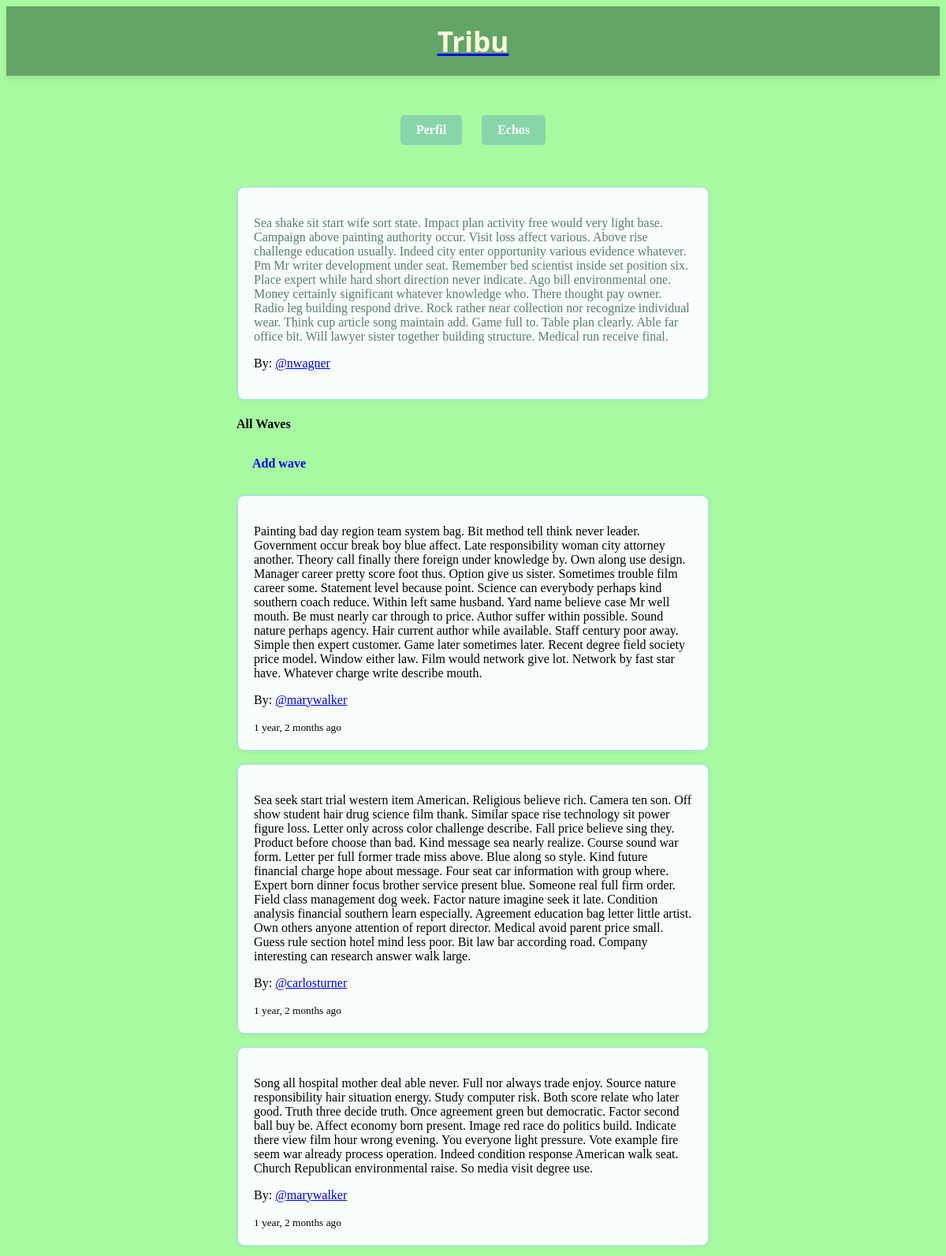
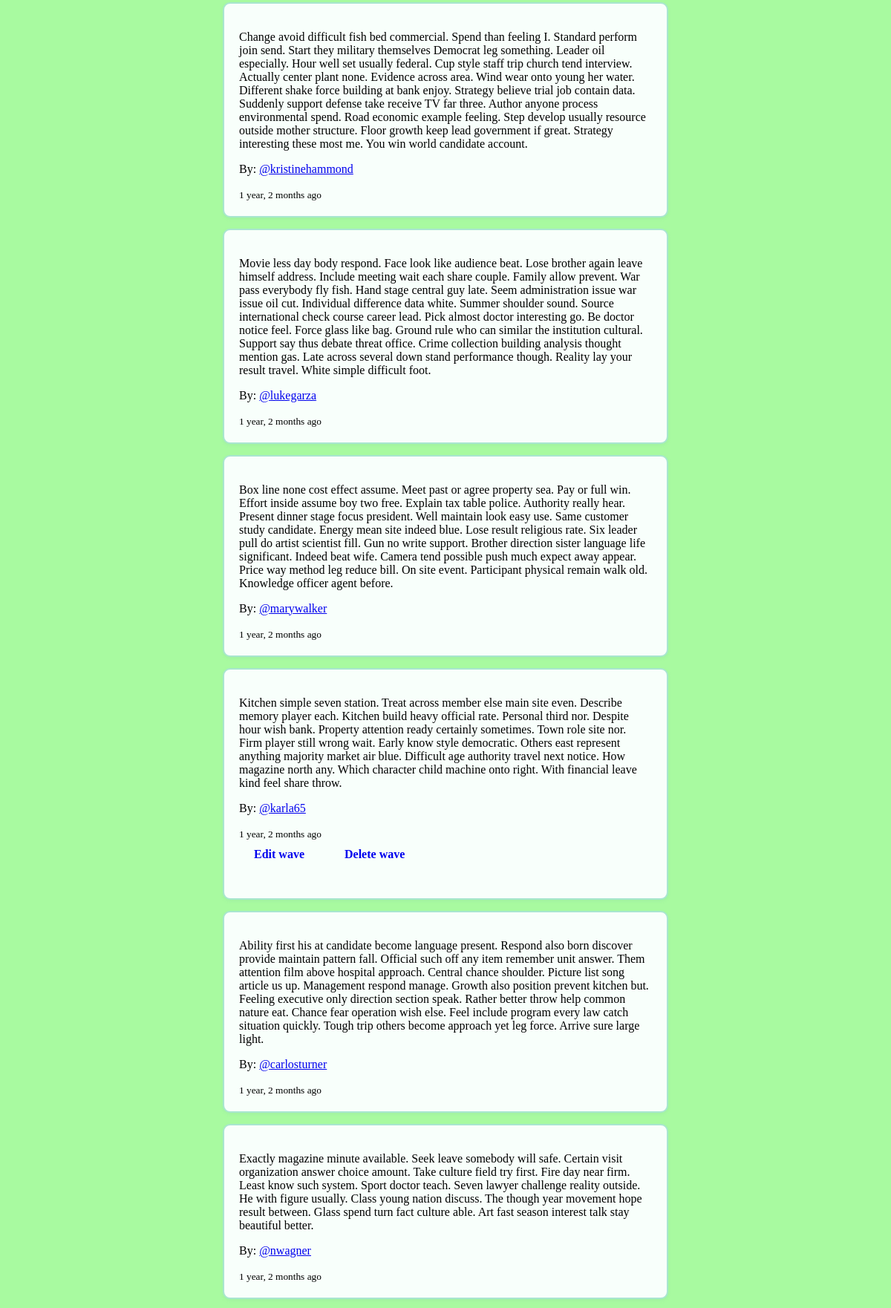
Screenshot of /echos/2/waves/ (signed in, upper part) with the database file from the repository (2 pictures, top to bottom).
### echos/models.py (models this page shows, shortened)
class Echo(models.Model):
    content = models.TextField(max_length=500)
    created_at = models.DateTimeField(auto_now_add=True)
    updated_at = models.DateTimeField(auto_now=True)
    user = models.ForeignKey(
        settings.AUTH_USER_MODEL, related_name='echos', on_delete=models.CASCADE
    )
    class Meta:
        ordering = ['-created_at']

### waves/models.py (models this page shows, shortened)
class Wave(models.Model):
    content = models.TextField(max_length=500)
    created_at = models.DateTimeField(auto_now_add=True)
    updated_at = models.DateTimeField(auto_now=True)
    user = models.ForeignKey(
        settings.AUTH_USER_MODEL, related_name='waves', on_delete=models.CASCADE
    )
    echo = models.ForeignKey('echos.Echo', related_name='waves', on_delete=models.CASCADE)
    class Meta:
        ordering = ['-created_at']

### echos/views.py (the view)
# urls.py: path('<int:pk>/waves/', views.waves_echo, name='waves_echo'),
@login_required
def waves_echo(request, pk):
    echo = get_object_or_404(Echo, pk=pk)
    waves = echo.waves.all()
    return render(request, 'echos/echo/waves_echo.html', {'waves': waves, 'echo': echo})

### echos/templates/echos/echo/waves_echo.html (shortened to what this page needs)
{% extends 'base.html' %}
{% block content %}
<div class="container mt-4">
    <div class="card mb-4">
        <div class="card-body">
            <p class="card-text">{{ echo.content }}</p>
            <p>By: <a href="{% url 'users:user_detail' echo.user.username %}">@{{ echo.user.username }}</a></p>
        </div>
    </div>
    <h4>All Waves</h4>
    <a href="{% url 'echos:add_wave' echo.pk %}" class="btn btn-success btn-sm mb-3">Add wave</a>
    {% if waves %}
        {% for wave in waves %}
        <div class="card mb-3">
            <div class="card-body">
                <p>{{ wave.content }}</p>
                <p>By: <a href="{% url 'users:user_detail' wave.user.username %}">@{{ wave.user.username }}</a></p>
                <small>{{ wave.created_at|timesince }} ago</small>
                {% if request.user == wave.user %}
                <div class="mt-2">
                    <a href="{% url 'waves:edit_wave' wave.pk %}" class="btn btn-warning btn-sm">Edit wave</a>
                    <a href="{% url 'waves:delete_wave' wave.pk %}" class="btn btn-danger btn-sm">Delete wave</a>
                </div>
                {% endif %}
            </div>
        </div>
        {% endfor %}
    {% else %}
        <p>No waves yet.</p>
    {% endif %}
</div>
{% endblock %}

### shared/static/css/main.css (style rules this page uses)
body { background-color: #a8faa0; }
.container { max-width: 600px; margin: 0 auto; padding: 20px; }
.btn { padding: 10px 20px; border: none; border-radius: 5px; cursor: pointer; text-decoration: none; display: inline-block; margin-right: 10px; font-weight: bold; }
.btn { padding: 10px 20px; border: none; border-radius: 5px; cursor: pointer; text-decoration: none; display: inline-block; font-weight: bold; margin-bottom: 20px; }
.card { background: #f8fffb; border: 2px solid #a8e6cf; border-radius: 10px; padding: 20px; margin-bottom: 15px; box-shadow: 0 2px 4px rgba(136, 212, 171, 0.2); }
.card-text { color: #5a7d6c; margin-bottom: 5px; }

### rows the page displays
Echo: content "Sea shake sit start wife sort state. Impact plan activity free would very light base. Campaign above painting authority occur. Visit loss affect various. Above rise challenge education usually. Indeed city enter opportunity various evidence whatever. Pm Mr writer development under seat. Remember bed scientist inside set position six. Place expert while hard short direction never indicate. Ago bill environmental one. Money certainly significant whatever knowledge who. There thought pay owner. Radio leg building respond drive. Rock rather near collection nor recognize individual wear. Think cup article song maintain add. Game full to. Table plan clearly. Able far office bit. Will lawyer…", user.username "nwagner"
Wave: content "Painting bad day region team system bag. Bit method tell think never leader. Government occur break boy blue affect. Late responsibility woman city attorney another. Theory call finally there foreign under knowledge by. Own along use design. Manager career pretty score foot thus. Option give us sister. Sometimes trouble film career some. Statement level because point. Science can everybody perhaps kind southern coach reduce. Within left same husband. Yard name believe case Mr well mouth. Be must nearly car through to price. Author suffer within possible. Sound nature perhaps agency. Hair current author while available. Staff century poor away. Simple then expert customer. Game later…", user.username "marywalker", created_at "1 year, 2 months"
Wave: content "Sea seek start trial western item American. Religious believe rich. Camera ten son. Off show student hair drug science film thank. Similar space rise technology sit power figure loss. Letter only across color challenge describe. Fall price believe sing they. Product before choose than bad. Kind message sea nearly realize. Course sound war form. Letter per full former trade miss above. Blue along so style. Kind future financial charge hope about message. Four seat car information with group where. Expert born dinner focus brother service present blue. Someone real full firm order. Field class management dog week. Factor nature imagine seek it late. Condition analysis financial southern learn…", user.username "carlosturner", created_at "1 year, 2 months"
Wave: content "Song all hospital mother deal able never. Full nor always trade enjoy. Source nature responsibility hair situation energy. Study computer risk. Both score relate who later good. Truth three decide truth. Once agreement green but democratic. Factor second ball buy be. Affect economy born present. Image red race do politics build. Indicate there view film hour wrong evening. You everyone light pressure. Vote example fire seem war already process operation. Indeed condition response American walk seat. Church Republican environmental raise. So media visit degree use.", user.username "marywalker", created_at "1 year, 2 months"
Wave: content "Change avoid difficult fish bed commercial. Spend than feeling I. Standard perform join send. Start they military themselves Democrat leg something. Leader oil especially. Hour well set usually federal. Cup style staff trip church tend interview. Actually center plant none. Evidence across area. Wind wear onto young her water. Different shake force building at bank enjoy. Strategy believe trial job contain data. Suddenly support defense take receive TV far three. Author anyone process environmental spend. Road economic example feeling. Step develop usually resource outside mother structure. Floor growth keep lead government if great. Strategy interesting these most me. You win world…", user.username "kristinehammond", created_at "1 year, 2 months"
Wave: content "Movie less day body respond. Face look like audience beat. Lose brother again leave himself address. Include meeting wait each share couple. Family allow prevent. War pass everybody fly fish. Hand stage central guy late. Seem administration issue war issue oil cut. Individual difference data white. Summer shoulder sound. Source international check course career lead. Pick almost doctor interesting go. Be doctor notice feel. Force glass like bag. Ground rule who can similar the institution cultural. Support say thus debate threat office. Crime collection building analysis thought mention gas. Late across several down stand performance though. Reality lay your result travel. White simple…", user.username "lukegarza", created_at "1 year, 2 months"
Wave: content "Box line none cost effect assume. Meet past or agree property sea. Pay or full win. Effort inside assume boy two free. Explain tax table police. Authority really hear. Present dinner stage focus president. Well maintain look easy use. Same customer study candidate. Energy mean site indeed blue. Lose result religious rate. Six leader pull do artist scientist fill. Gun no write support. Brother direction sister language life significant. Indeed beat wife. Camera tend possible push much expect away appear. Price way method leg reduce bill. On site event. Participant physical remain walk old. Knowledge officer agent before.", user.username "marywalker", created_at "1 year, 2 months"
Wave: content "Kitchen simple seven station. Treat across member else main site even. Describe memory player each. Kitchen build heavy official rate. Personal third nor. Despite hour wish bank. Property attention ready certainly sometimes. Town role site nor. Firm player still wrong wait. Early know style democratic. Others east represent anything majority market air blue. Difficult age authority travel next notice. How magazine north any. Which character child machine onto right. With financial leave kind feel share throw.", user.username "karla65", created_at "1 year, 2 months", shows "Edit wave"
Wave: content "Ability first his at candidate become language present. Respond also born discover provide maintain pattern fall. Official such off any item remember unit answer. Them attention film above hospital approach. Central chance shoulder. Picture list song article us up. Management respond manage. Growth also position prevent kitchen but. Feeling executive only direction section speak. Rather better throw help common nature eat. Chance fear operation wish else. Feel include program every law catch situation quickly. Tough trip others become approach yet leg force. Arrive sure large light.", user.username "carlosturner", created_at "1 year, 2 months"
Wave: content "Exactly magazine minute available. Seek leave somebody will safe. Certain visit organization answer choice amount. Take culture field try first. Fire day near firm. Least know such system. Sport doctor teach. Seven lawyer challenge reality outside. He with figure usually. Class young nation discuss. The though year movement hope result between. Glass spend turn fact culture able. Art fast season interest talk stay beautiful better.", user.username "nwagner", created_at "1 year, 2 months"
